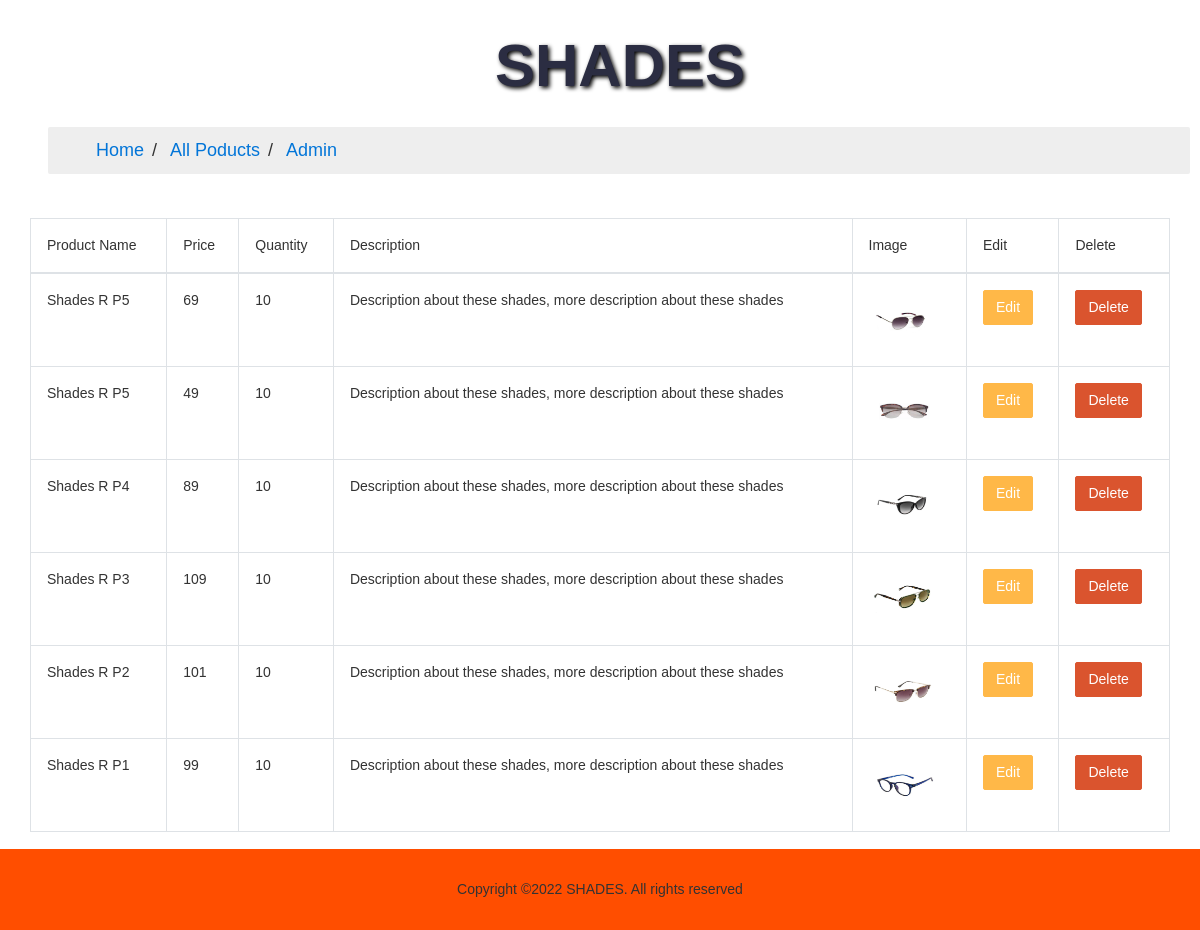
The page /admin/files/items.php (signed in) on the database its author committed.
### tables this page shows
CREATE TABLE `items` (
  `id` int(11) NOT NULL,
  `name` varchar(255) NOT NULL,
  `price` float NOT NULL,
  `description` varchar(1024) NOT NULL,
  `quantity` int(11) NOT NULL,
  `img` varchar(1024) NOT NULL
);

### admin/files/controllers/item.php (called while the page is built, shortened)
<?php
    class products{
        function showitems(){
            require "config.php";
            $conn = new PDO($dsn, $username, $password, $options);
            $sql = "SELECT *FROM `items` ORDER BY id DESC";
            $stmt = $conn->prepare($sql);
            $stmt->execute();
            $result = $stmt->fetchAll();
            return $result;
        }
    }

### admin/files/items.php (the view, shortened to what this page needs)
<?php
require_once ('config.php');
include_once './controllers/item.php';
?>
    <?php include ('templates/admin-header.php'); ?>
        <div id="main-wrapper">
            <div>
                <div class="container-fluid">
                    <div class="row">
                        <div class="col-12">
                            <div class="card">
                                <div class="card-body">
                                    <div class="table-responsive">
                                        <table class="table  table-bordered">
                                            <thead>
                                                <tr>
                                                    <th>Product Name</th>
                                                    <th>Price</th>
                                                    <th>Quantity</th>
                                                    <th>Description</th>
                                                    <th>Image</th>
                                                    <th>Edit</th>
                                                    <th>Delete</th>
                                                </tr>
                                            </thead>
                                            <tbody>
                                                <?php $items = $items->showitems();
                                                foreach ($items as $row => $x) { ?>
                                                <tr>
                                                    <td><?php echo $x["name"]; ?></td>
                                                    <td><?php echo $x["price"]; ?></td>
                                                    <td><?php echo $x["quantity"]; ?></td>
                                                    <td><?php echo $x["description"]; ?></td>
                                                    <td><img src="../images/<?php echo $x["img"]; ?>" alt="" width="70px" height="60px"></td>
                                                    <td>
                                                        <a href="edit.php?id=<?php echo $x["id"]; ?>">
                                                            <button class="btn btn-warning"><span>Edit</span></button>
                                                        </a>
                                                    </td>
                                                    <td>
                                                        <form action="" method="POST">
                                                            <button type="submit" name="delete" class="btn btn-danger">
                                                                <span>Delete</span>
                                                            </button>
                                                        </form>
                                                    </td>
                                                </tr>
                                                <?php } ?>
                                            </tbody>
                                        </table>
                                    </div>
                                </div>
                            </div>
                        </div>
                    </div>
                </div>
            </div>
        </div>
        <br><br>
        <?php include_once '../../templates/footer.php'; ?>
    </body>
</html>

### rows shown on the page
items: name "Shades R P5", price "69", quantity "10", description "Description about these shades, more description about these shades", img (picture)
items: name "Shades R P5", price "49", quantity "10", description "Description about these shades, more description about these shades", img (picture)
items: name "Shades R P4", price "89", quantity "10", description "Description about these shades, more description about these shades", img (picture)
items: name "Shades R P3", price "109", quantity "10", description "Description about these shades, more description about these shades", img (picture)
items: name "Shades R P2", price "101", quantity "10", description "Description about these shades, more description about these shades", img (picture)
items: name "Shades R P1", price "99", quantity "10", description "Description about these shades, more description about these shades", img (picture)
